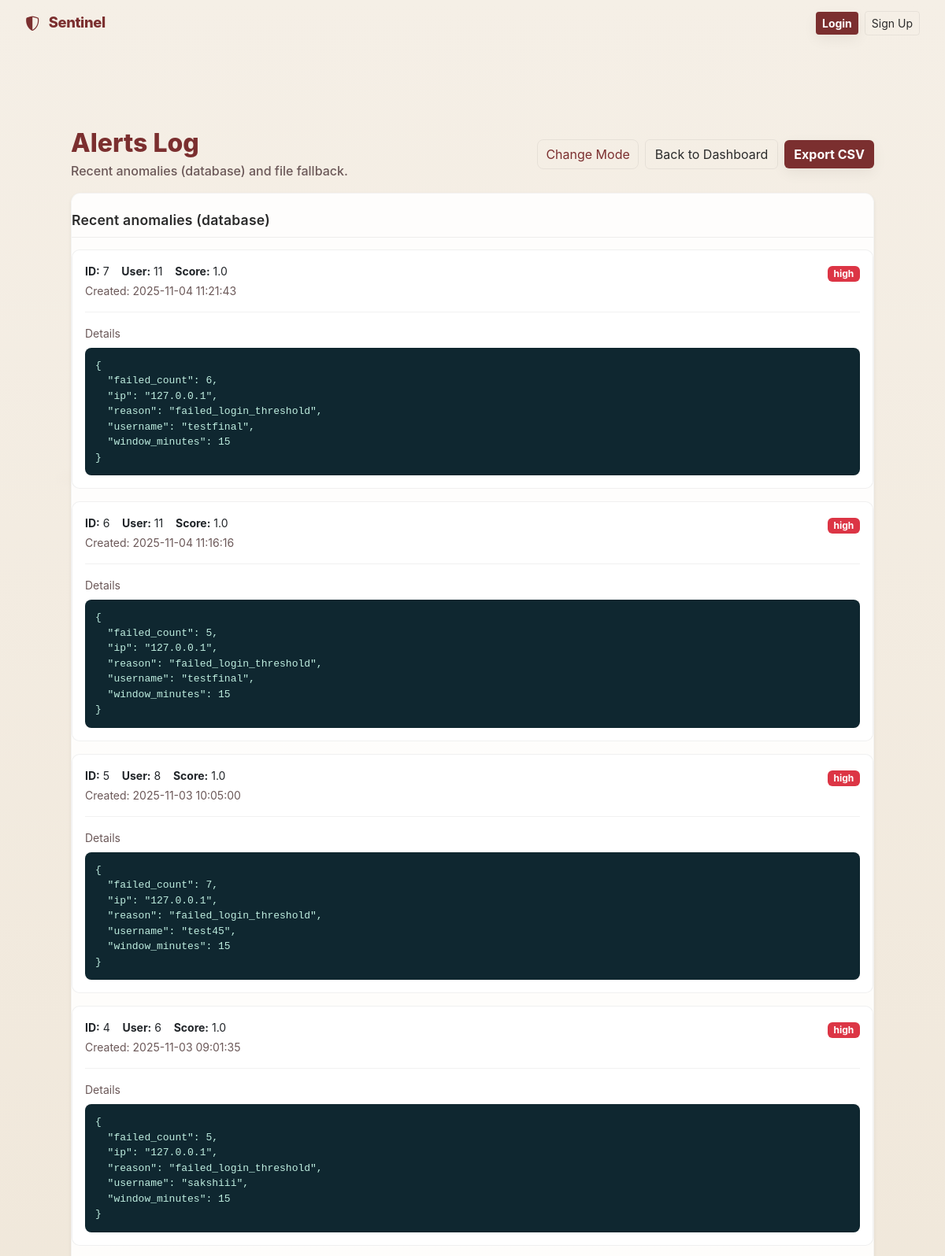
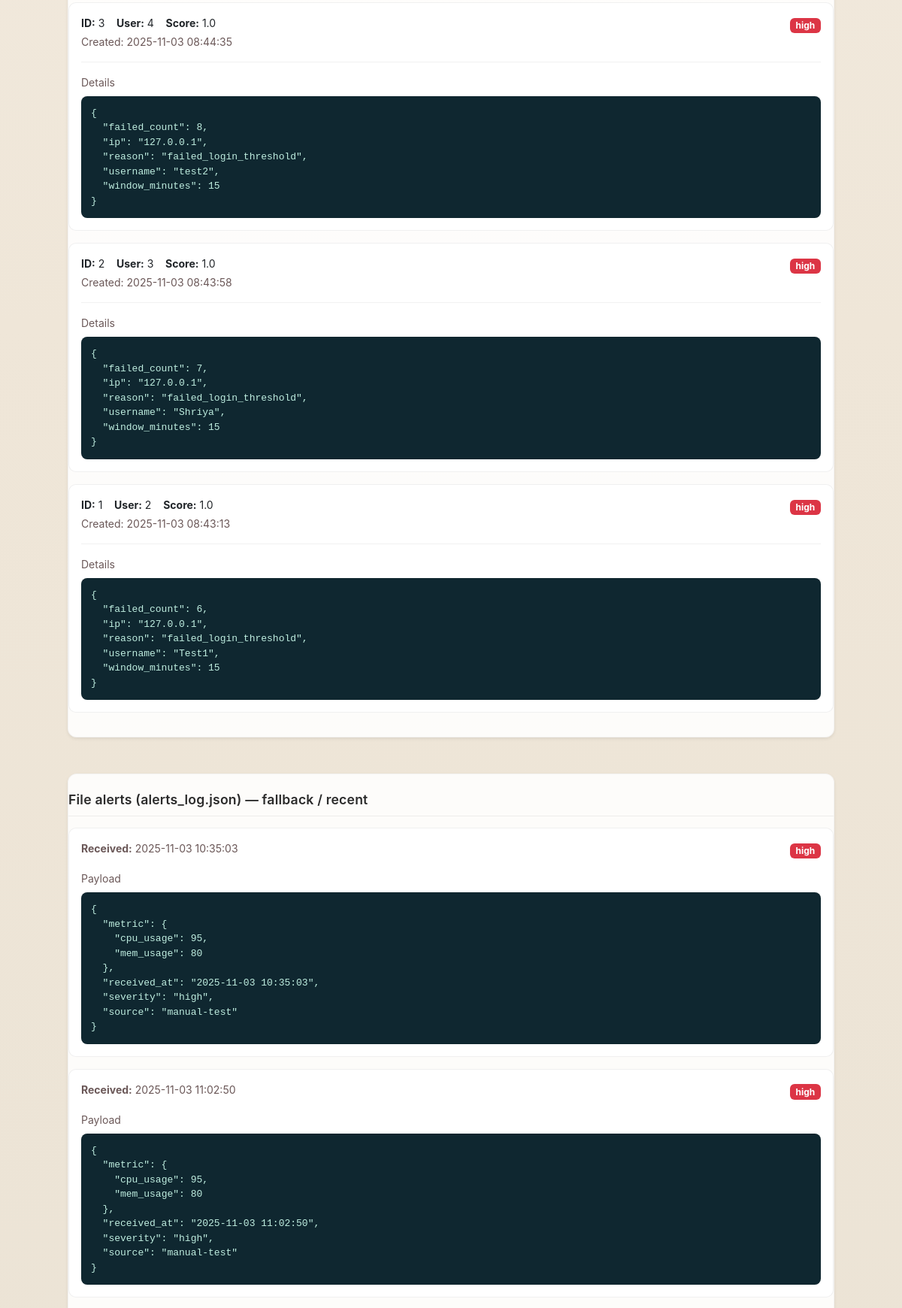
Screenshot of /alerts_detail (upper part) with the database file from the repository (2 pictures, top to bottom).
### tables this page shows
CREATE TABLE anomalies (
  id INTEGER PRIMARY KEY AUTOINCREMENT,
  source TEXT,
  severity TEXT,
  details TEXT,
  metric_json TEXT,
  timestamp DATETIME DEFAULT CURRENT_TIMESTAMP
, created_at DATETIME, user_id TEXT, score REAL);

### app.py (the view)
@app.route('/alerts_detail')
def alerts_detail():
    anomalies = []
    file_alerts = []
    try:
        conn = get_db_conn()
        cur = conn.cursor()
        cur.execute("SELECT id, user_id, score, details, severity, created_at FROM anomalies ORDER BY created_at DESC LIMIT 200;")
        rows = cur.fetchall()
        for r in rows:
            details = None
            try:
                details = json.loads(r['details']) if r['details'] else None
            except Exception:
                details = r['details']
            anomalies.append({
                "id": r['id'],
                "user_id": r['user_id'],
                "score": r['score'],
                "details": details,
                "severity": r['severity'],
                "created_at": r['created_at']
            })
        conn.close()
    except Exception as e:
        print("[alerts_detail] db read failed:", e)
        anomalies = []
    if os.path.exists(ALERTS_FILE):
        try:
            with open(ALERTS_FILE, 'r') as f:
                file_alerts = json.load(f) or []
        except Exception as _e:
            print("[alerts_detail] failed to read alerts_log.json:", _e)
            file_alerts = []
    return render_template('alerts_detail.html', alerts={"db": anomalies, "file": file_alerts})

### app.py (called while the page is built)
def get_db_conn():
    conn = sqlite3.connect(DB_PATH)
    conn.row_factory = sqlite3.Row
    return conn

@app.before_request
def enforce_https_in_production():
    USE_HTTPS = os.environ.get("USE_HTTPS", "0").lower() in ("1", "true", "yes")
    if not (FLASK_ENV == "production" and USE_HTTPS):
        return
    proto = request.headers.get('X-Forwarded-Proto', request.scheme)
    if proto != 'https':
        url = request.url.replace("http://", "https://", 1)
        return redirect(url, code=301)

### templates/alerts_detail.html (shortened to what this page needs)
{% extends 'base.html' %}
{% block content %}
<div class="container py-5">
  <div class="d-flex align-items-center justify-content-between mb-3 alerts-head">
    <div>
      <h1 class="h2">Alerts Log</h1>
      <div class="sub">Recent anomalies (database) and file fallback.</div>
    </div>
    <div class="toolbar">
      <button id="theme_toggle_alerts" class="resume-btn">Change Mode</button>
      <a href="{{ url_for('dashboard') }}" class="btn btn-outline-light">Back to Dashboard</a>
      <a href="{{ url_for('api_anomalies_export') }}" class="btn btn-accent">Export CSV</a>
    </div>
  </div>
  <div class="row g-4">
    <div class="col-12">
      <div class="alerts-card shadow-sm mb-4">
        <div class="card-body">
          <div class="section-title">Recent anomalies (database)</div>
          {% if alerts.db and alerts.db|length > 0 %}
            {% for a in alerts.db %}
              <div class="inner-card card mb-3">
                <div class="card-body">
                  <div class="d-flex align-items-start justify-content-between">
                    <div class="small">
                      <strong>ID:</strong> {{ a.id }} &nbsp;&nbsp;
                      <strong>User:</strong> {{ a.user_id or 'unknown' }} &nbsp;&nbsp;
                      <strong>Score:</strong> {{ a.score or 'n/a' }}
                      <div class="muted mt-1">Created: {{ a.created_at or '-' }}</div>
                    </div>
                    <div class="text-end">
                      {% set sev = (a.severity or 'medium')|lower %}
                      {% if sev == 'high' %}
                        <span class="badge bg-danger">high</span>
                      {% elif sev == 'low' %}
                        <span class="badge bg-success">low</span>
                      {% else %}
                        <span class="badge bg-warning text-dark">medium</span>
                      {% endif %}
                    </div>
                  </div>
                  <hr class="soft-hr">
                  <div class="muted small mb-2">Details</div>
                  <pre class="log-json">{{ a.details | tojson(indent=2) }}</pre>
                </div>
              </div>
            {% endfor %}
          {% else %}
            <div class="alert alert-secondary mb-0">No anomalies found in the database.</div>
          {% endif %}
        </div>
      </div>
    </div>
    <div class="col-12">
      <div class="alerts-card shadow-sm">
        <div class="card-body">
          <div class="section-title">File alerts (alerts_log.json) — fallback / recent</div>
          {% if alerts.file and alerts.file|length > 0 %}
            {% for item in alerts.file %}
              <div class="inner-card card mb-3">
                <div class="card-body">
                  <div class="d-flex justify-content-between">
                    <div class="small muted">
                      <strong>Received:</strong> {{ item.received_at or item.created_at or 'unknown' }}
                    </div>
                    <div>
                      {% set sevf = (item.severity or 'medium')|lower %}
                      {% if sevf == 'high' %}
                        <span class="badge bg-danger">{{ item.severity }}</span>
                      {% elif sevf == 'low' %}
                        <span class="badge bg-success">{{ item.severity }}</span>
                      {% else %}
                        <span class="badge bg-warning text-dark">{{ item.severity }}</span>
                      {% endif %}
                    </div>
                  </div>
                  <div class="mt-3">
                    <div class="muted small mb-2">Payload</div>
                    <pre class="log-json">{{ item | tojson(indent=2) }}</pre>
                  </div>
                </div>
              </div>
            {% endfor %}
          {% else %}
            <div class="alert alert-secondary mb-0">No file-based alerts found.</div>
          {% endif %}
        </div>
      </div>
    </div>
  </div>
</div>
{% endblock %}

### templates/base.html (style rules this page uses)
:root { --bg-900: #f5efe6; --accent: #7b2f2f; --accent-700: #5a1f1f; --muted: #6b5858; --card-bg: rgba(255,255,255,0.88); --glass: rgba(255,255,255,0.85); --danger: #e35b5b; --warning: #d19b4a; --success: #2c8c69; --text-dark: #2b2b2b; --shadow: 0 12px 30px rgba(24,24,24,0.08); }
html,body { height:100% }
body { margin:0; min-height:100%; font-family:"Inter","Poppins",system-ui,-apple-system,"Segoe UI",Roboto,"Helvetica Neue",Arial; background: radial-gradient(900px 300px at 10% 12%, rgba(180,170,155,0.06), transparent 6%), linear-gradient(180deg, #f5efe6 0%, #efe6d8 40%, #e8e1d3 100%); color: var(--text-dark); -webkit-font-smoothing:antialiased; -moz-osx-font-smoothing:grayscale; padding-bottom:48px; }
.btn-accent { background: var(--accent); color:#fff; border:none; font-weight:700; box-shadow: 0 6px 18px rgba(0,0,0,0.06); }
.btn-outline-light { border-color: rgba(0,0,0,0.06); color: var(--text-dark); background: transparent; }
h1, h2, h3 { color: var(--text-dark); margin:0 0 .6rem 0; }
.muted { color: var(--muted); }
.resume-btn { background:transparent; border:1px solid rgba(0,0,0,0.06); color:var(--accent); padding:6px 10px; border-radius:8px; }

### templates/alerts_detail.html (style rules this page uses)
.alerts-head h1 { color:var(--accent); margin:0 0 .25rem 0; font-weight:800; }
.alerts-head .sub { color:var(--muted); font-weight:500; }
.toolbar { display:flex; gap:.5rem; align-items:center; }
.alerts-card { background:var(--card-bg); border-radius:12px; box-shadow:var(--shadow); border:1px solid rgba(0,0,0,0.04); }
.alerts-card > .card-body { padding-top: 1.15rem; padding-bottom: 1rem; }
.inner-card { background:var(--card-bg); border-radius:10px; border:1px solid rgba(0,0,0,0.06); }
.section-title { font-size:1.1rem; font-weight:600; color:var(--text-dark); margin: .15rem 0 .9rem 0; padding: 0 0 .5rem 0; border-bottom:1px solid rgba(0,0,0,0.06); letter-spacing:.2px; }
.log-json { background:#0f2730; color:#bfeee0; padding:12px; border-radius:8px; white-space:pre-wrap; margin:0; border:1px solid rgba(0,0,0,0.06); font-family: ui-monospace, SFMono-Regular, Menlo, Monaco, Consolas, "Liberation Mono", monospace; font-size:13px; }
.soft-hr { border-color: rgba(0,0,0,0.08); opacity:.7; }

### rows the page displays
anomalies: id "7", user "11", score "1.0", created_at "2025-11-04 11:21:43", details|tojson "{ \"failed_count\": 6, \"ip\": \"127.0.0.1\", \"reason\": \"failed_login_threshold\", \"username\": \"testfinal\", \"window_minutes\": 15 }"
anomalies: id "6", user "11", score "1.0", created_at "2025-11-04 11:16:16", details|tojson "{ \"failed_count\": 5, \"ip\": \"127.0.0.1\", \"reason\": \"failed_login_threshold\", \"username\": \"testfinal\", \"window_minutes\": 15 }"
anomalies: id "5", user "8", score "1.0", created_at "2025-11-03 10:05:00", details|tojson "{ \"failed_count\": 7, \"ip\": \"127.0.0.1\", \"reason\": \"failed_login_threshold\", \"username\": \"test45\", \"window_minutes\": 15 }"
anomalies: id "4", user "6", score "1.0", created_at "2025-11-03 09:01:35", details|tojson "{ \"failed_count\": 5, \"ip\": \"127.0.0.1\", \"reason\": \"failed_login_threshold\", \"username\": \"sakshiii\", \"window_minutes\": 15 }"
anomalies: id "3", user "4", score "1.0", created_at "2025-11-03 08:44:35", details|tojson "{ \"failed_count\": 8, \"ip\": \"127.0.0.1\", \"reason\": \"failed_login_threshold\", \"username\": \"test2\", \"window_minutes\": 15 }"
anomalies: id "2", user "3", score "1.0", created_at "2025-11-03 08:43:58", details|tojson "{ \"failed_count\": 7, \"ip\": \"127.0.0.1\", \"reason\": \"failed_login_threshold\", \"username\": \"Shriya\", \"window_minutes\": 15 }"
anomalies: id "1", user "2", score "1.0", created_at "2025-11-03 08:43:13", details|tojson "{ \"failed_count\": 6, \"ip\": \"127.0.0.1\", \"reason\": \"failed_login_threshold\", \"username\": \"Test1\", \"window_minutes\": 15 }"

### other values shown
{{ item.received_at or item.created_at or 'unknown' }} "2025-11-03 10:35:03" "2025-11-03 11:02:50"
{{ item.severity }} "high" "high"
{{ item | tojson(indent=2) }} "{ \"metric\": { \"cpu_usage\": 95, \"mem_usage\": 80 }, \"received_at\": \"2025-11-03 10:35:03\", \"severity\": \"high\", \"source\": \"manual-test\" }" "{ \"metric\": { \"cpu_usage\": 95, \"mem_usage\": 80 }, \"received_at\": \"2025-11-03 11:02:50\", \"severity\": \"high\", \"source\": \"manual-test\" }"
